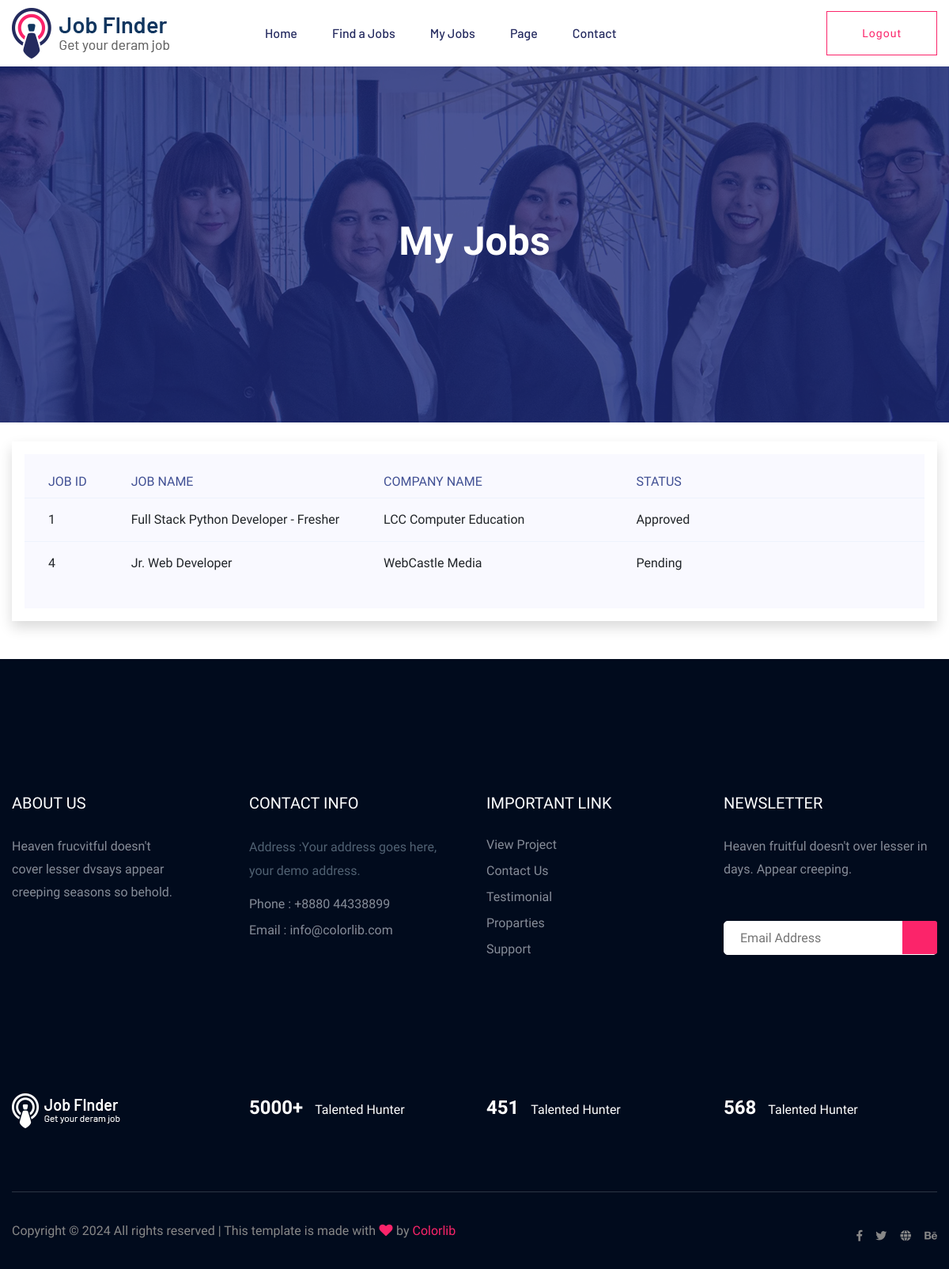
The app's page /my_jobs/ (signed in) with its own data.
### JOBAPP/models.py (models this page shows, shortened)
class Application(models.Model):
    user_id = models.ForeignKey(Register, on_delete=models.CASCADE)
    job_id = models.ForeignKey(JobList,on_delete=models.CASCADE)
    applicant_education = models.CharField(max_length=100)
    applicant_experience = models.CharField(max_length=100)
    applicant_internship = models.CharField(max_length=3000)
    applicant_cv = models.FileField()
    applied_status = models.CharField(max_length = 100, default="Not Applied", null = True)
    status = models.CharField(max_length = 100, default="Pending", null=True)

class JobList(models.Model):
    job_title = models.CharField(max_length = 100)
    job_company = models.CharField(max_length = 100)
    job_location = models.CharField(max_length = 100)
    job_initial_salary = models.IntegerField()
    job_final_salary = models.IntegerField()
    job_type = models.CharField(max_length = 100)
    job_company_description = models.CharField(max_length = 3000, null=True)
    job_description = models.CharField(max_length = 3000, null=True)
    job_skills = models.CharField(max_length = 3000, null=True)
    job_education = models.CharField(max_length = 3000, null=True)
    job_experience = models.CharField(max_length = 3000, null=True)
    job_company_email = models.EmailField(max_length = 100, null=True)
    job_company_phone = models.IntegerField(null=True)
    job_application_date = models.DateField(null=True)
    job_vacancy = models.IntegerField(null=True)
    timestamp = models.DateTimeField(auto_now_add = True)

### JOBAPP/views.py (the view)
# urls.py: path('my_jobs/',views.my_jobs),
def my_jobs(request):
    user_id = request.session['user_id']
    data = Application.objects.filter(user_id__login_id = user_id)
    return render(request, 'my_jobs.html', {"data":data})

### templates/my_jobs.html
{% extends 'user_base.html' %}
{% block header %}
<div class="slider-area ">
    <div class="single-slider section-overly slider-height2 d-flex align-items-center"
        data-background="assets/img/hero/about.jpg">
        <div class="container">
            <div class="row">
                <div class="col-xl-12">
                    <div class="hero-cap text-center">
                        <h2>My Jobs</h2>
                    </div>
                </div>
            </div>
        </div>
    </div>
</div>
<div class="container mt-4 mb-5">
    <div class="progress-table-wrap shadow p-3">
        <div class="progress-table">
            <div class="table-head">
                <div class="serial">Job Id</div>
                <div class="country">Job Name</div>
                <div class="country">Company Name</div>
                <div class="visit">Status</div>
            </div>
            {% for i in data %}
            <div class="table-row">
                <div class="serial">{{i.id}}</div>
                <div class="country">{{i.job_id.job_title}}</div>
                <div class="country">{{i.job_id.job_company}}</div>
                <div class="visit">{{i.status}}</div>
            </div>
            {% endfor %}
        </div>
    </div>
</div>
{% endblock %}

### records on screen
Application: id "1", job_id.job_title "Full Stack Python Developer - Fresher", job_id.job_company "LCC Computer Education", status "Approved"
Application: id "4", job_id.job_title "Jr. Web Developer", job_id.job_company "WebCastle Media", status "Pending"
